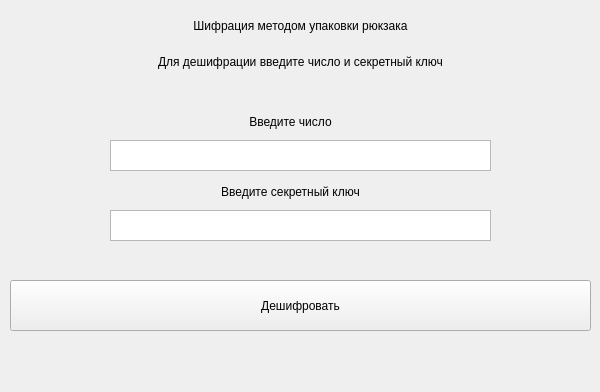
<?xml version="1.0" encoding="UTF-8"?>
<ui version="4.0">
 <class>MainWindow</class>
 <widget class="QMainWindow" name="MainWindow">
  <property name="geometry">
   <rect>
    <x>0</x>
    <y>0</y>
    <width>600</width>
    <height>392</height>
   </rect>
  </property>
  <property name="windowTitle">
   <string>MainWindow</string>
  </property>
  <widget class="QWidget" name="centralwidget">
   <widget class="QLabel" name="label">
    <property name="geometry">
     <rect>
      <x>10</x>
      <y>10</y>
      <width>581</width>
      <height>31</height>
     </rect>
    </property>
    <property name="styleSheet">
     <string notr="true">font: 14pt &quot;Times New Roman&quot;;</string>
    </property>
    <property name="text">
     <string>Шифрация методом упаковки рюкзака</string>
    </property>
    <property name="alignment">
     <set>Qt::AlignCenter</set>
    </property>
   </widget>
   <widget class="QPushButton" name="pushButton">
    <property name="geometry">
     <rect>
      <x>10</x>
      <y>280</y>
      <width>581</width>
      <height>51</height>
     </rect>
    </property>
    <property name="styleSheet">
     <string notr="true">font: 12pt &quot;Times New Roman&quot;;</string>
    </property>
    <property name="text">
     <string>Дешифровать</string>
    </property>
   </widget>
   <widget class="QLabel" name="label_4">
    <property name="geometry">
     <rect>
      <x>0</x>
      <y>110</y>
      <width>581</width>
      <height>23</height>
     </rect>
    </property>
    <property name="styleSheet">
     <string notr="true">font: 10pt &quot;Times New Roman&quot;;</string>
    </property>
    <property name="text">
     <string>Введите число</string>
    </property>
    <property name="alignment">
     <set>Qt::AlignCenter</set>
    </property>
   </widget>
   <widget class="QPlainTextEdit" name="plainTextEdit_4">
    <property name="geometry">
     <rect>
      <x>110</x>
      <y>140</y>
      <width>381</width>
      <height>31</height>
     </rect>
    </property>
   </widget>
   <widget class="QLabel" name="label_6">
    <property name="geometry">
     <rect>
      <x>10</x>
      <y>50</y>
      <width>581</width>
      <height>23</height>
     </rect>
    </property>
    <property name="styleSheet">
     <string notr="true">font: 10pt &quot;Times New Roman&quot;;</string>
    </property>
    <property name="text">
     <string>Для дешифрации введите число и секретный ключ</string>
    </property>
    <property name="alignment">
     <set>Qt::AlignCenter</set>
    </property>
   </widget>
   <widget class="QLabel" name="label_7">
    <property name="geometry">
     <rect>
      <x>0</x>
      <y>180</y>
      <width>581</width>
      <height>23</height>
     </rect>
    </property>
    <property name="styleSheet">
     <string notr="true">font: 10pt &quot;Times New Roman&quot;;</string>
    </property>
    <property name="text">
     <string>Введите секретный ключ</string>
    </property>
    <property name="alignment">
     <set>Qt::AlignCenter</set>
    </property>
   </widget>
   <widget class="QPlainTextEdit" name="plainTextEdit_5">
    <property name="geometry">
     <rect>
      <x>110</x>
      <y>210</y>
      <width>381</width>
      <height>31</height>
     </rect>
    </property>
   </widget>
  </widget>
 </widget>
 <resources/>
 <connections/>
</ui>
